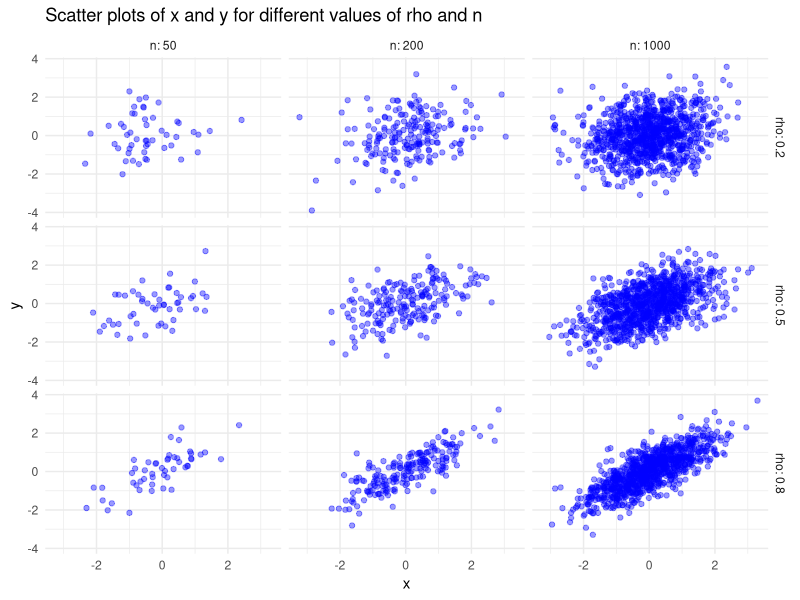
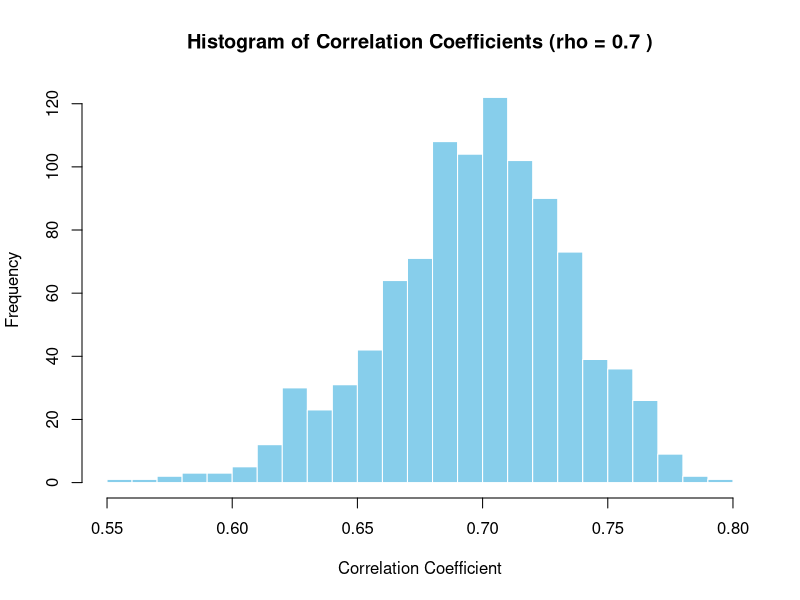

Generate these figures, in order, with R:
library(tidyverse)
library(ggpubr)

# Task 1

# Set parameters for the exercise
set.seed(1234)
test_rho_values <- c(0.2, 0.5, 0.8)
test_n_values <- c(50, 200, 1000)

# Create a data frame to store all points for plotting
all_data <- data.frame()

# Generate data for each combination of rho and n
for (r in test_rho_values) {
  for (s in test_n_values) {
    x <- rnorm(s)
    y <- r * x + sqrt(1 - r^2) * rnorm(s)
    
    # Add to data frame with labels for rho and n
    temp_data <- data.frame(x = x, y = y, rho = as.factor(r), n = as.factor(s))
    all_data <- rbind(all_data, temp_data)
  }
}

all_data

# Plot using facet_grid with rho in rows and n in columns
ggplot(all_data, aes(x = x, y = y)) +
  geom_point(alpha = 0.4, color = "blue") +
  facet_grid(rho ~ n, labeller = label_both) +
  labs(title = "Scatter plots of x and y for different values of rho and n",
       x = "x", y = "y") +
  theme_minimal()



# Task 2

par(mfrow = c(1, 1)) 

# Set parameters for the exercise
set.seed(1234)
n <- 200     # Sample size
rho <- 0.7      # True correlation
num_simulations <- 1000   # Number of simulations for histogram

# Function to generate correlated data and calculate correlation coefficient
generate_correlation <- function(n, rho) {
  x <- rnorm(n)
  y <- rho * x + sqrt(1 - rho^2) * rnorm(n)
  return(cor(x, y))
}

# Simulate correlation coefficients over 1000 trials and plot histogram
correlations <- replicate(num_simulations, generate_correlation(n, rho))

# Plot the histogram of the correlation coefficients
hist(correlations, breaks = 30, col = "skyblue", border = "white",
     main = paste("Histogram of Correlation Coefficients (rho =", rho, ")"),
     xlab = "Correlation Coefficient", ylab = "Frequency")

# Display mean and standard deviation of correlations
cat("Mean of simulated correlations:", mean(correlations), "\n")

quantile(correlations, c(0.02, 0.98)) 
# n = 20 (MSc-thesis)
# 2%           98% 
# 0.3657449 0.8872824 
IQR(correlations) # 0.1524189

# n = 200 (larger project)
#   2%             98% 
# 0.6154081 0.7633769 
IQR(correlations) # 0.04794111

# On average, the correlations are indeed close to the true rho.
# Variability is higher for smaller sample sizes, as expected, i.e.,
# In a smaller sample we are much more likely to find a correlation
# far away from the true correlation.

